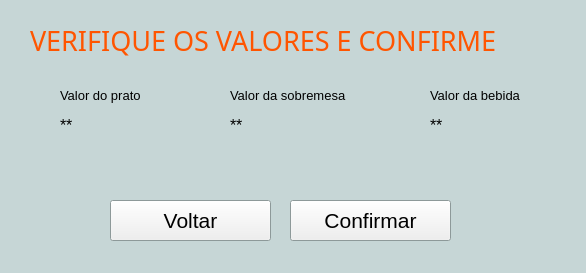
<?xml version="1.0" encoding="UTF-8"?>
<ui version="4.0">
 <class>MainWindow</class>
 <widget class="QMainWindow" name="MainWindow">
  <property name="geometry">
   <rect>
    <x>0</x>
    <y>0</y>
    <width>586</width>
    <height>273</height>
   </rect>
  </property>
  <property name="palette">
   <palette>
    <active>
     <colorrole role="Base">
      <brush brushstyle="SolidPattern">
       <color alpha="255">
        <red>255</red>
        <green>255</green>
        <blue>255</blue>
       </color>
      </brush>
     </colorrole>
     <colorrole role="Window">
      <brush brushstyle="SolidPattern">
       <color alpha="255">
        <red>198</red>
        <green>214</green>
        <blue>214</blue>
       </color>
      </brush>
     </colorrole>
    </active>
    <inactive>
     <colorrole role="Base">
      <brush brushstyle="SolidPattern">
       <color alpha="255">
        <red>255</red>
        <green>255</green>
        <blue>255</blue>
       </color>
      </brush>
     </colorrole>
     <colorrole role="Window">
      <brush brushstyle="SolidPattern">
       <color alpha="255">
        <red>198</red>
        <green>214</green>
        <blue>214</blue>
       </color>
      </brush>
     </colorrole>
    </inactive>
    <disabled>
     <colorrole role="Base">
      <brush brushstyle="SolidPattern">
       <color alpha="255">
        <red>198</red>
        <green>214</green>
        <blue>214</blue>
       </color>
      </brush>
     </colorrole>
     <colorrole role="Window">
      <brush brushstyle="SolidPattern">
       <color alpha="255">
        <red>198</red>
        <green>214</green>
        <blue>214</blue>
       </color>
      </brush>
     </colorrole>
    </disabled>
   </palette>
  </property>
  <property name="windowTitle">
   <string>Verificar Valores</string>
  </property>
  <widget class="QWidget" name="centralwidget">
   <widget class="QLabel" name="label_title">
    <property name="geometry">
     <rect>
      <x>30</x>
      <y>10</y>
      <width>531</width>
      <height>61</height>
     </rect>
    </property>
    <property name="palette">
     <palette>
      <active>
       <colorrole role="WindowText">
        <brush brushstyle="SolidPattern">
         <color alpha="255">
          <red>255</red>
          <green>85</green>
          <blue>0</blue>
         </color>
        </brush>
       </colorrole>
      </active>
      <inactive>
       <colorrole role="WindowText">
        <brush brushstyle="SolidPattern">
         <color alpha="255">
          <red>255</red>
          <green>85</green>
          <blue>0</blue>
         </color>
        </brush>
       </colorrole>
      </inactive>
      <disabled>
       <colorrole role="WindowText">
        <brush brushstyle="SolidPattern">
         <color alpha="255">
          <red>120</red>
          <green>120</green>
          <blue>120</blue>
         </color>
        </brush>
       </colorrole>
      </disabled>
     </palette>
    </property>
    <property name="font">
     <font>
      <family>COCOGOOSE </family>
      <pointsize>20</pointsize>
      <weight>50</weight>
      <bold>false</bold>
     </font>
    </property>
    <property name="text">
     <string>VERIFIQUE OS VALORES E CONFIRME</string>
    </property>
   </widget>
   <widget class="QPushButton" name="btConfirmar">
    <property name="geometry">
     <rect>
      <x>290</x>
      <y>200</y>
      <width>161</width>
      <height>41</height>
     </rect>
    </property>
    <property name="font">
     <font>
      <pointsize>16</pointsize>
     </font>
    </property>
    <property name="text">
     <string>Confirmar</string>
    </property>
   </widget>
   <widget class="QLabel" name="label_valorPrato">
    <property name="geometry">
     <rect>
      <x>60</x>
      <y>80</y>
      <width>131</width>
      <height>31</height>
     </rect>
    </property>
    <property name="font">
     <font>
      <pointsize>10</pointsize>
     </font>
    </property>
    <property name="text">
     <string>Valor do prato</string>
    </property>
   </widget>
   <widget class="QLabel" name="label_valorSobremesa">
    <property name="geometry">
     <rect>
      <x>230</x>
      <y>80</y>
      <width>161</width>
      <height>31</height>
     </rect>
    </property>
    <property name="font">
     <font>
      <pointsize>10</pointsize>
     </font>
    </property>
    <property name="text">
     <string>Valor da sobremesa</string>
    </property>
   </widget>
   <widget class="QLabel" name="label_valorBebida">
    <property name="geometry">
     <rect>
      <x>430</x>
      <y>80</y>
      <width>141</width>
      <height>31</height>
     </rect>
    </property>
    <property name="font">
     <font>
      <pointsize>10</pointsize>
     </font>
    </property>
    <property name="text">
     <string>Valor da bebida</string>
    </property>
   </widget>
   <widget class="QPushButton" name="btVoltar">
    <property name="geometry">
     <rect>
      <x>110</x>
      <y>200</y>
      <width>161</width>
      <height>41</height>
     </rect>
    </property>
    <property name="font">
     <font>
      <pointsize>16</pointsize>
     </font>
    </property>
    <property name="text">
     <string>Voltar</string>
    </property>
   </widget>
   <widget class="QLabel" name="label_pratoTotal">
    <property name="geometry">
     <rect>
      <x>60</x>
      <y>110</y>
      <width>141</width>
      <height>31</height>
     </rect>
    </property>
    <property name="font">
     <font>
      <pointsize>12</pointsize>
     </font>
    </property>
    <property name="text">
     <string>**</string>
    </property>
   </widget>
   <widget class="QLabel" name="label_sobremesaTotal">
    <property name="geometry">
     <rect>
      <x>230</x>
      <y>110</y>
      <width>141</width>
      <height>31</height>
     </rect>
    </property>
    <property name="font">
     <font>
      <pointsize>12</pointsize>
     </font>
    </property>
    <property name="text">
     <string>**</string>
    </property>
   </widget>
   <widget class="QLabel" name="label_bebidaTotal">
    <property name="geometry">
     <rect>
      <x>430</x>
      <y>110</y>
      <width>141</width>
      <height>31</height>
     </rect>
    </property>
    <property name="font">
     <font>
      <pointsize>12</pointsize>
     </font>
    </property>
    <property name="text">
     <string>**</string>
    </property>
   </widget>
  </widget>
 </widget>
 <resources/>
 <connections/>
</ui>
